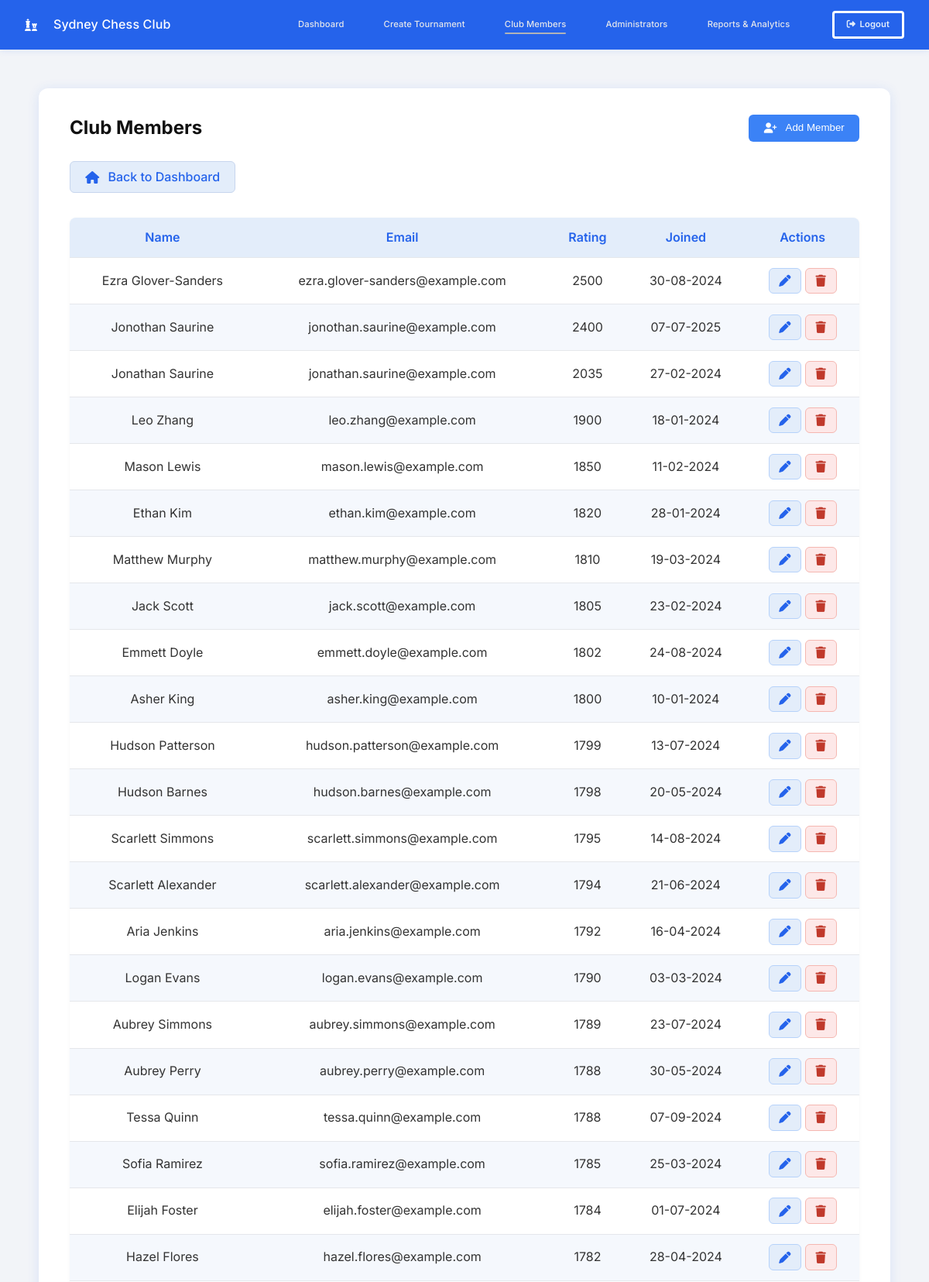
The page /manage-members (signed in, upper part) on the database its author committed.
### tables this page shows
CREATE TABLE members (
        id INTEGER PRIMARY KEY AUTOINCREMENT,
        name TEXT NOT NULL,
        email TEXT,
        rating INTEGER DEFAULT 1200,
        joined_at TEXT DEFAULT (datetime ('now'))
    );

### app.py (the view)
@app.route('/manage-members')
@login_required
def manage_members():
    with get_db_connection() as conn:
        members = conn.execute('SELECT * FROM members ORDER BY rating DESC, name ASC').fetchall()
    return render_template('members.html', members=members)

### app.py (called while the page is built)
def get_db_connection():
    conn = sqlite3.connect('data/main.db')
    conn.row_factory = sqlite3.Row
    try:
        conn.execute('PRAGMA foreign_keys = ON')
    except Exception:
        pass
    return conn

def login_required(f):
    @wraps(f)
    def decorated_function(*args, **kwargs):
        if 'username' not in session:
            flash('You must be logged in to access this page', 'danger')
            return redirect(url_for('login'))
        return f(*args, **kwargs)
    return decorated_function

@app.before_request
def ensure_csrf_and_session():
    if 'csrf_token' not in session:
        session['csrf_token'] = secrets.token_hex(32)
    if request.method == 'POST':
        token = request.form.get('csrf_token')
        if not token or token != session.get('csrf_token'):
            abort(400)

@app.after_request
def set_security_headers(resp):
    resp.headers['X-Frame-Options'] = 'DENY'
    resp.headers['X-Content-Type-Options'] = 'nosniff'
    resp.headers['Referrer-Policy'] = 'no-referrer'
    csp = (
        "default-src 'self'; "
        "script-src 'self' https://cdn.jsdelivr.net https://cdnjs.cloudflare.com; "
        "style-src 'self' 'unsafe-inline' https://fonts.googleapis.com https://cdnjs.cloudflare.com; "
        "img-src 'self' data:; "
        "font-src 'self' https://fonts.gstatic.com https://cdnjs.cloudflare.com; "
        "connect-src 'self'; "
        "frame-ancestors 'none'"
    )
    resp.headers['Content-Security-Policy'] = csp
    if request.scheme == 'https':
        resp.headers['Strict-Transport-Security'] = 'max-age=31536000; includeSubDomains; preload'
    return resp

@app.context_processor
def inject_globals():
    allow_signup = False
    if os.environ.get('ADMIN_SIGNUP_SECRET'):
        allow_signup = True
    return dict(csrf_token=session.get('csrf_token'), allow_signup=allow_signup, APP_ENV=APP_ENV)

### templates/members.html (shortened to what this page needs)
{% extends 'base.html' %}
{% block content %}
<div class="main-container">
    <div class="members-header">
        <h2>Club Members</h2>
        <button class="btn-primary ml-auto" id="addMemberBtn" type="button">
            <i class="fa-solid fa-user-plus icon-left"></i>Add Member
        </button>
    </div>
    <a href="{{ url_for('index') }}" class="btn-secondary mb-1em">
        <i class="fa-solid fa-house icon-left"></i>
        Back to Dashboard
    </a>
    <table class="tournament-table members-table">
        <thead>
            <tr>
                <th>Name</th>
                <th>Email</th>
                <th>Rating</th>
                <th>Joined</th>
                <th>Actions</th>
            </tr>
        </thead>
        <tbody>
            {% for member in members %}
            <tr data-member-id="{{ member['id'] }}" data-member-name="{{ member['name'] }}"
                data-member-email="{{ member['email'] or '' }}" data-member-rating="{{ member['rating'] }}">
                <td>{{ member['name'] }}</td>
                <td>{{ member['email'] or '-' }}</td>
                <td>{{ member['rating'] }}</td>
                <td>{% set dt = member['joined_at'] %}{{ dt[:10].split('-')[2] }}-{{ dt[:10].split('-')[1] }}-{{
                    dt[:10].split('-')[0] }}</td>
                <td>
                    <button type="button" class="btn-table btn-edit" onclick="openEditModal(this)"><i
                            class="fa-solid fa-pen"></i></button>
                    <form method="post" action="{{ url_for('delete_member', member_id=member['id']) }}"
                        class="inline-form">
                        <button type="submit" class="btn-table btn-delete"
                            onclick="return confirm('Delete this member?');"><i class="fa-solid fa-trash"></i></button>
                    </form>
                </td>
            </tr>
            {% endfor %}
        </tbody>
    </table>
</div>
{% endblock %}

### rows shown on the page
members: name "Ezra Glover-Sanders", email "ezra.glover-sanders@example.com", rating "2500", joined_at "30", joined_at "08", joined_at "2024"
members: name "Jonothan Saurine", email "jonothan.saurine@example.com", rating "2400", joined_at "07", joined_at "2025"
members: name "Jonathan Saurine", email "jonathan.saurine@example.com", rating "2035", joined_at "27", joined_at "02", joined_at "2024"
members: name "Leo Zhang", email "leo.zhang@example.com", rating "1900", joined_at "18", joined_at "01", joined_at "2024"
members: name "Mason Lewis", email "mason.lewis@example.com", rating "1850", joined_at "11", joined_at "02", joined_at "2024"
members: name "Ethan Kim", email "ethan.kim@example.com", rating "1820", joined_at "28", joined_at "01", joined_at "2024"
members: name "Matthew Murphy", email "matthew.murphy@example.com", rating "1810", joined_at "19", joined_at "03", joined_at "2024"
members: name "Jack Scott", email "jack.scott@example.com", rating "1805", joined_at "23", joined_at "02", joined_at "2024"
members: name "Emmett Doyle", email "emmett.doyle@example.com", rating "1802", joined_at "24", joined_at "08", joined_at "2024"
members: name "Asher King", email "asher.king@example.com", rating "1800", joined_at "10", joined_at "01", joined_at "2024"
members: name "Hudson Patterson", email "hudson.patterson@example.com", rating "1799", joined_at "13", joined_at "07", joined_at "2024"
members: name "Hudson Barnes", email "hudson.barnes@example.com", rating "1798", joined_at "20", joined_at "05", joined_at "2024"
members: name "Scarlett Simmons", email "scarlett.simmons@example.com", rating "1795", joined_at "14", joined_at "08", joined_at "2024"
members: name "Scarlett Alexander", email "scarlett.alexander@example.com", rating "1794", joined_at "21", joined_at "06", joined_at "2024"
members: name "Aria Jenkins", email "aria.jenkins@example.com", rating "1792", joined_at "16", joined_at "04", joined_at "2024"
members: name "Logan Evans", email "logan.evans@example.com", rating "1790", joined_at "03", joined_at "2024"
members: name "Aubrey Simmons", email "aubrey.simmons@example.com", rating "1789", joined_at "23", joined_at "07", joined_at "2024"
members: name "Aubrey Perry", email "aubrey.perry@example.com", rating "1788", joined_at "30", joined_at "05", joined_at "2024"
members: name "Tessa Quinn", email "tessa.quinn@example.com", rating "1788", joined_at "07", joined_at "09", joined_at "2024"
members: name "Sofia Ramirez", email "sofia.ramirez@example.com", rating "1785", joined_at "25", joined_at "03", joined_at "2024"
members: name "Elijah Foster", email "elijah.foster@example.com", rating "1784", joined_at "01", joined_at "07", joined_at "2024"
members: name "Hazel Flores", email "hazel.flores@example.com", rating "1782", joined_at "28", joined_at "04", joined_at "2024"
